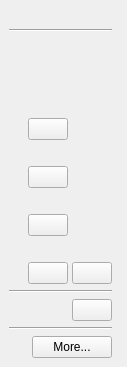
<?xml version="1.0" encoding="UTF-8"?>
<ui version="4.0">
 <class>SiteInfoWidget</class>
 <widget class="QWidget" name="SiteInfoWidget">
  <property name="geometry">
   <rect>
    <x>0</x>
    <y>0</y>
    <width>123</width>
    <height>198</height>
   </rect>
  </property>
  <property name="sizePolicy">
   <sizepolicy hsizetype="Maximum" vsizetype="Maximum">
    <horstretch>0</horstretch>
    <verstretch>0</verstretch>
   </sizepolicy>
  </property>
  <layout class="QHBoxLayout" name="horizontalLayout">
   <property name="leftMargin">
    <number>0</number>
   </property>
   <property name="topMargin">
    <number>0</number>
   </property>
   <property name="rightMargin">
    <number>0</number>
   </property>
   <property name="bottomMargin">
    <number>0</number>
   </property>
   <item>
    <widget class="QFrame" name="frame">
     <property name="frameShape">
      <enum>QFrame::NoFrame</enum>
     </property>
     <layout class="QGridLayout" name="gridLayout">
      <property name="rightMargin">
       <number>15</number>
      </property>
      <item row="14" column="0" colspan="3">
       <layout class="QHBoxLayout" name="horizontalLayout_3">
        <item>
         <widget class="QLabel" name="protocolHandlerLabel"/>
        </item>
        <item>
         <widget class="QPushButton" name="protocolHandlerButton">
          <property name="sizePolicy">
           <sizepolicy hsizetype="Maximum" vsizetype="Fixed">
            <horstretch>0</horstretch>
            <verstretch>0</verstretch>
           </sizepolicy>
          </property>
         </widget>
        </item>
       </layout>
      </item>
      <item row="4" column="2">
       <widget class="QLabel" name="historyLabel">
        <property name="sizePolicy">
         <sizepolicy hsizetype="MinimumExpanding" vsizetype="Preferred">
          <horstretch>0</horstretch>
          <verstretch>0</verstretch>
         </sizepolicy>
        </property>
       </widget>
      </item>
      <item row="16" column="0" colspan="3">
       <layout class="QHBoxLayout" name="horizontalLayout_2">
        <property name="spacing">
         <number>6</number>
        </property>
        <item>
         <spacer name="horizontalSpacer">
          <property name="orientation">
           <enum>Qt::Horizontal</enum>
          </property>
          <property name="sizeType">
           <enum>QSizePolicy::Expanding</enum>
          </property>
          <property name="sizeHint" stdset="0">
           <size>
            <width>10</width>
            <height>10</height>
           </size>
          </property>
         </spacer>
        </item>
        <item>
         <widget class="QPushButton" name="pushButton">
          <property name="sizePolicy">
           <sizepolicy hsizetype="Fixed" vsizetype="Fixed">
            <horstretch>0</horstretch>
            <verstretch>0</verstretch>
           </sizepolicy>
          </property>
          <property name="text">
           <string>More...</string>
          </property>
         </widget>
        </item>
       </layout>
      </item>
      <item row="2" column="2">
       <widget class="QLabel" name="secureLabel">
        <property name="sizePolicy">
         <sizepolicy hsizetype="MinimumExpanding" vsizetype="Preferred">
          <horstretch>0</horstretch>
          <verstretch>0</verstretch>
         </sizepolicy>
        </property>
       </widget>
      </item>
      <item row="13" column="0" colspan="3">
       <widget class="Line" name="protocolHandlerLine">
        <property name="orientation">
         <enum>Qt::Horizontal</enum>
        </property>
       </widget>
      </item>
      <item row="1" column="0" colspan="3">
       <widget class="Line" name="line_2">
        <property name="orientation">
         <enum>Qt::Horizontal</enum>
        </property>
       </widget>
      </item>
      <item row="15" column="0" colspan="3">
       <widget class="Line" name="line">
        <property name="orientation">
         <enum>Qt::Horizontal</enum>
        </property>
       </widget>
      </item>
      <item row="5" column="2">
       <layout class="QHBoxLayout" name="httpsOnlyRowLayout">
        <property name="spacing">
         <number>4</number>
        </property>
        <item>
         <widget class="QLabel" name="httpsOnlyLabel">
          <property name="sizePolicy">
           <sizepolicy hsizetype="MinimumExpanding" vsizetype="Preferred">
            <horstretch>0</horstretch>
            <verstretch>0</verstretch>
           </sizepolicy>
          </property>
         </widget>
        </item>
        <item>
         <widget class="QLabel" name="httpsOnlyDiffLink">
          <property name="sizePolicy">
           <sizepolicy hsizetype="Maximum" vsizetype="Preferred">
            <horstretch>0</horstretch>
            <verstretch>0</verstretch>
           </sizepolicy>
          </property>
         </widget>
        </item>
       </layout>
      </item>
      <item row="6" column="2">
       <widget class="QPushButton" name="httpsOnlyButton">
        <property name="sizePolicy">
         <sizepolicy hsizetype="Maximum" vsizetype="Fixed">
          <horstretch>0</horstretch>
          <verstretch>0</verstretch>
         </sizepolicy>
        </property>
       </widget>
      </item>
      <item row="7" column="2">
       <layout class="QHBoxLayout" name="fingerprintRowLayout">
        <property name="spacing">
         <number>4</number>
        </property>
        <item>
         <widget class="QLabel" name="fingerprintLabel">
          <property name="sizePolicy">
           <sizepolicy hsizetype="MinimumExpanding" vsizetype="Preferred">
            <horstretch>0</horstretch>
            <verstretch>0</verstretch>
           </sizepolicy>
          </property>
         </widget>
        </item>
        <item>
         <widget class="QLabel" name="fingerprintProtectionDiffLink">
          <property name="sizePolicy">
           <sizepolicy hsizetype="Maximum" vsizetype="Preferred">
            <horstretch>0</horstretch>
            <verstretch>0</verstretch>
           </sizepolicy>
          </property>
         </widget>
        </item>
       </layout>
      </item>
      <item row="8" column="2">
       <widget class="QPushButton" name="fingerprintButton">
        <property name="sizePolicy">
         <sizepolicy hsizetype="Maximum" vsizetype="Fixed">
          <horstretch>0</horstretch>
          <verstretch>0</verstretch>
         </sizepolicy>
        </property>
       </widget>
      </item>
      <item row="9" column="2">
       <layout class="QHBoxLayout" name="gpcRowLayout">
        <property name="spacing">
         <number>4</number>
        </property>
        <item>
         <widget class="QLabel" name="gpcLabel">
          <property name="sizePolicy">
           <sizepolicy hsizetype="MinimumExpanding" vsizetype="Preferred">
            <horstretch>0</horstretch>
            <verstretch>0</verstretch>
           </sizepolicy>
          </property>
         </widget>
        </item>
        <item>
         <widget class="QLabel" name="globalPrivacyControlDiffLink">
          <property name="sizePolicy">
           <sizepolicy hsizetype="Maximum" vsizetype="Preferred">
            <horstretch>0</horstretch>
            <verstretch>0</verstretch>
           </sizepolicy>
          </property>
         </widget>
        </item>
       </layout>
      </item>
      <item row="10" column="2">
       <widget class="QPushButton" name="gpcButton">
        <property name="sizePolicy">
         <sizepolicy hsizetype="Maximum" vsizetype="Fixed">
          <horstretch>0</horstretch>
          <verstretch>0</verstretch>
         </sizepolicy>
        </property>
       </widget>
      </item>
      <item row="11" column="2">
       <layout class="QHBoxLayout" name="threatBlockRowLayout">
        <property name="spacing">
         <number>4</number>
        </property>
        <item>
         <widget class="QLabel" name="threatBlockLabel">
          <property name="sizePolicy">
           <sizepolicy hsizetype="MinimumExpanding" vsizetype="Preferred">
            <horstretch>0</horstretch>
            <verstretch>0</verstretch>
           </sizepolicy>
          </property>
         </widget>
        </item>
        <item>
         <widget class="QLabel" name="threatBlockDiffLink">
          <property name="sizePolicy">
           <sizepolicy hsizetype="Maximum" vsizetype="Preferred">
            <horstretch>0</horstretch>
            <verstretch>0</verstretch>
           </sizepolicy>
          </property>
         </widget>
        </item>
       </layout>
      </item>
      <item row="12" column="2">
       <layout class="QHBoxLayout" name="threatBlockButtonsLayout">
        <property name="spacing">
         <number>4</number>
        </property>
        <item>
         <widget class="QPushButton" name="threatBlockButton">
          <property name="sizePolicy">
           <sizepolicy hsizetype="Maximum" vsizetype="Fixed">
            <horstretch>0</horstretch>
            <verstretch>0</verstretch>
           </sizepolicy>
          </property>
         </widget>
        </item>
        <item>
         <widget class="QPushButton" name="threatBlockUpdateButton">
          <property name="sizePolicy">
           <sizepolicy hsizetype="Maximum" vsizetype="Fixed">
            <horstretch>0</horstretch>
            <verstretch>0</verstretch>
           </sizepolicy>
          </property>
         </widget>
        </item>
       </layout>
      </item>
      <item row="0" column="0" colspan="3">
       <widget class="QLabel" name="titleLabel">
        <property name="alignment">
         <set>Qt::AlignCenter</set>
        </property>
       </widget>
      </item>
      <item row="4" column="0">
       <widget class="QLabel" name="historyIcon"/>
      </item>
      <item row="2" column="0">
       <widget class="QLabel" name="secureIcon"/>
      </item>
      <item row="3" column="2">
       <widget class="QLabel" name="secureDescriptionLabel"/>
      </item>
     </layout>
    </widget>
   </item>
  </layout>
 </widget>
 <resources/>
 <connections/>
</ui>
